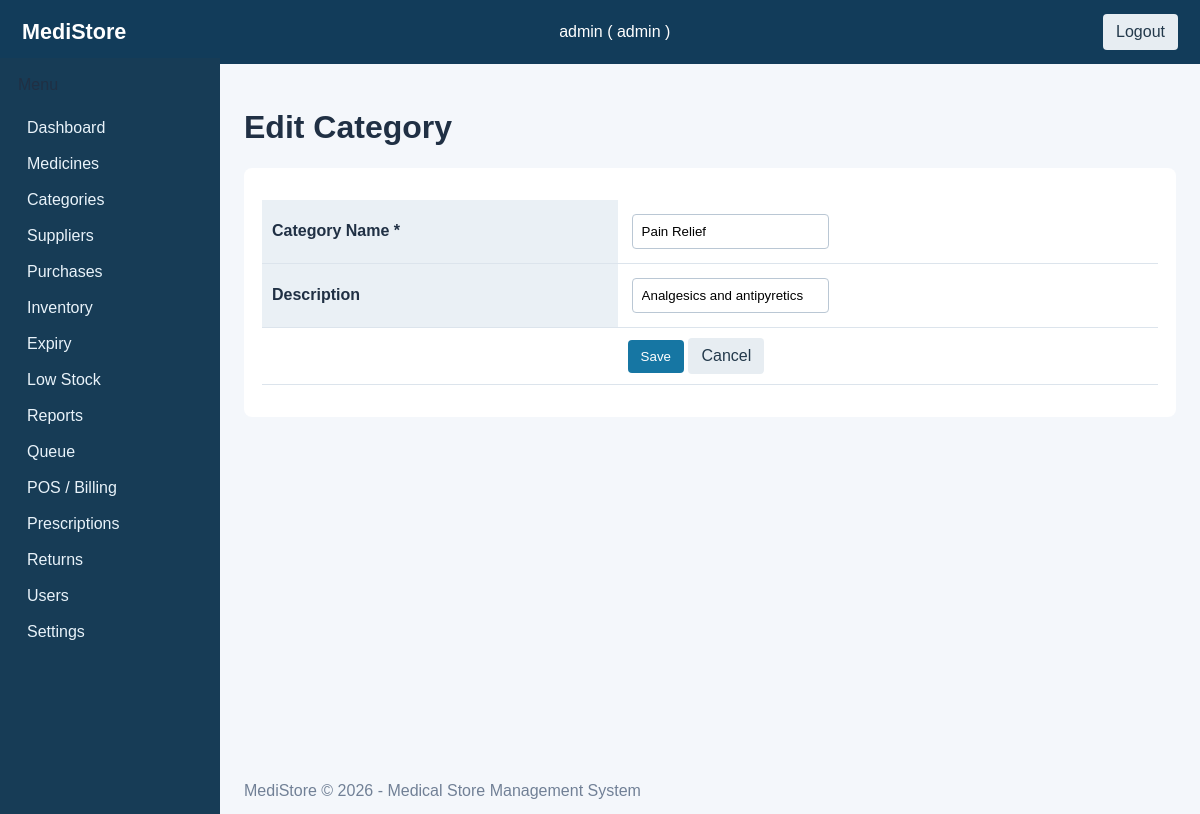
The page /categories/edit.php?id=1 (signed in) on the database its author committed.
### tables this page shows
CREATE TABLE categories (
    category_id   INT UNSIGNED NOT NULL AUTO_INCREMENT PRIMARY KEY,
    category_name VARCHAR(100) NOT NULL UNIQUE,
    description   VARCHAR(255),
    status        ENUM('active','inactive') NOT NULL DEFAULT 'active'
);

### includes/functions.php (called while the page is built, shortened)
<?php
function e(string $value = ''): string {
    return htmlspecialchars($value, ENT_QUOTES | ENT_HTML5, 'UTF-8');
}

### categories/edit.php (the view, shortened to what this page needs)
<?php
require_once __DIR__ . '/../includes/header.php';
$pdo = db();
$id = (int)($_GET['id'] ?? 0);
$stmt = $pdo->prepare("SELECT * FROM categories WHERE category_id = ?");
$stmt->execute([$id]);
$row = $stmt->fetch();
$name = $row['category_name'];
$desc = $row['description'] ?? '';
?>
<h1>Edit Category</h1>
<form method="post" action="edit.php?id=<?php echo $id; ?>">
    <table class="form-table">
        <tr><th>Category Name <span class="req">*</span></th><td><input type="text" name="category_name" value="<?php echo e($name); ?>" required></td></tr>
        <tr><th>Description</th><td><input type="text" name="description" value="<?php echo e($desc); ?>"></td></tr>
        <tr><td></td><td><button type="submit" class="btn">Save</button> <a class="btn ghost" href="list.php">Cancel</a></td></tr>
    </table>
</form>
<?php require_once __DIR__ . '/../includes/footer.php'; ?>

### assets/css/style.css (style rules this page uses)
:root { font-family:Arial,sans-serif;color:#203044;background:#f4f7fb }
* { box-sizing:border-box }
body { margin:0 }
table { width:100%;border-collapse:collapse;background:white;margin:14px 0 }
th,td { padding:10px;border-bottom:1px solid #dce4ec;text-align:left }
th { background:#eaf0f5 }
form { background:white;padding:18px;border-radius:8px;margin:12px 0 }
input,select,textarea { padding:9px;border:1px solid #bac7d4;border-radius:4px;margin:4px }
.btn,button { display:inline-block;background:#1676a3;color:white;padding:9px 13px;border:0;border-radius:4px;text-decoration:none;cursor:pointer }
.btn.ghost { background:#e7edf2;color:#23394b }

### rows shown on the page
categories: category_name "Pain Relief", description "Analgesics and antipyretics"

### other values the page prints
$_SESSION['username'] "admin"
$_SESSION['user_role'] "admin"
$label "Medicines"
$label "Categories"
$label "Suppliers"
$label "Purchases"
$label "Inventory"
$label "Expiry"
$label "Low Stock"
$label "Reports"
$label "Queue"
$label "POS / Billing"
$label "Prescriptions"
$label "Returns"
$label "Users"
